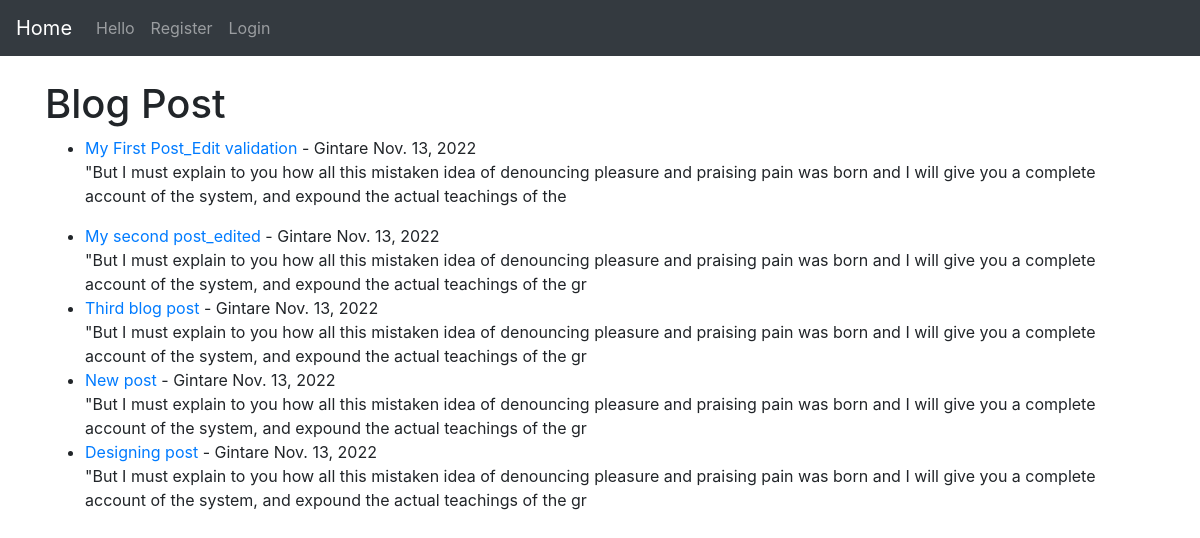
The page / on the database its author committed.
### honeybee/models.py (models this page shows, shortened)
class Post(models.Model):
    title = models.CharField(max_length=255)
    title_tag = models.CharField(max_length=255)
    author =models.ForeignKey(User, on_delete=models.CASCADE)
    body = models.TextField()
    post_date = models.DateField(auto_now_add=True)
    category =models.CharField(max_length=255, default='uncategorized')

### honeybee/views.py (the view)
# urls.py: path('', HomeView.as_view(), name="home"),
class HomeView(ListView):
    model = Post
    template_name = 'home.html'
    ordering=['-post_date']

### honeybee/templates/home.html (shortened to what this page needs)
{%extends 'base.html'%}
{%block content%}
<h1>Blog Post</h1>
<ul>
    {%for post in object_list %}
    <li><a href="{%url 'article-detail' post.pk%}"
    >{{post.title}} </a> -
        {{post.author.first_name}} {{post.last_name}} {{post.post_date}}
    {{post.body|slice:"200"|safe}}</li>
{%endfor%}
</ul>
{%endblock%}

### honeybee/templates/base.html (shortened to what this page needs)
<!doctype html>
<html lang="en">
  <head>
    <link rel="stylesheet" href="https://cdn.jsdelivr.net/npm/bootstrap@4.3.1/dist/css/bootstrap.min.css">
  </head>
  <nav class="navbar navbar-expand-lg navbar-dark bg-dark">
  <a class="navbar-brand" href="{%url 'home'%}">Home</a>
  <div class="collapse navbar-collapse" id="navbarSupportedContent">
    <ul class="navbar-nav mr-auto">
      {%if user.is_authenticated%}
       <li class="nav-item">
           <a class="nav-link" href="{%url 'hello'%}">Hello </a>
        </li>
        <li class="nav-item">
           <a class="nav-link" href="{%url 'add_post'%}">Add Post </a>
        </li>
        <li class="nav-item ">
          <a class="nav-link" href="{%url 'logout'%}">Logout </a>
        </li>
      {%else%}
        <li class="nav-item">
           <a class="nav-link" href="{%url 'hello'%}">Hello </a>
        </li>
        <li class="nav-item">
           <a class="nav-link" href="{%url 'register'%}">Register </a>
        </li>
        <li class="nav-item ">
          <a class="nav-link" href="{%url 'login'%}">Login </a>
         </li>
      {%endif%}
    </ul>
  </div>
</nav>
  <body>
  <br/>
  <div class="container">
      {% block content%}
      {%endblock%}
  </div>
  </body>
</html>

### rows shown on the page
Post: title "My First Post_Edit validation", author.first_name "Gintare", post_date "Nov. 13, 2022", body "\"But I must explain to you how all this mistaken idea of denouncing pleasure and praising pain was born and I will give you a complete account of the system, and expound the actual teachings of the"
Post: title "My second post_edited", author.first_name "Gintare", post_date "Nov. 13, 2022", body "\"But I must explain to you how all this mistaken idea of denouncing pleasure and praising pain was born and I will give you a complete account of the system, and expound the actual teachings of the gr"
Post: title "Third blog post", author.first_name "Gintare", post_date "Nov. 13, 2022", body "\"But I must explain to you how all this mistaken idea of denouncing pleasure and praising pain was born and I will give you a complete account of the system, and expound the actual teachings of the gr"
Post: title "New post", author.first_name "Gintare", post_date "Nov. 13, 2022", body "\"But I must explain to you how all this mistaken idea of denouncing pleasure and praising pain was born and I will give you a complete account of the system, and expound the actual teachings of the gr"
Post: title "Designing post", author.first_name "Gintare", post_date "Nov. 13, 2022", body "\"But I must explain to you how all this mistaken idea of denouncing pleasure and praising pain was born and I will give you a complete account of the system, and expound the actual teachings of the gr"
